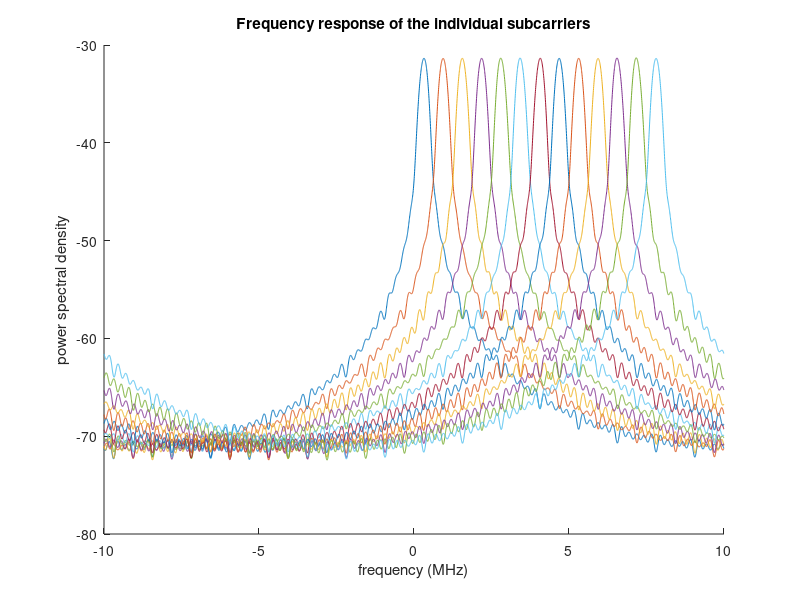

The MATLAB script that drew this image:
%%%%%%%%%%%%%%%%%%%%%%%%%%%%%%%%%%%%%%%%%%%%%
% Creative Commons
% Attribution-Noncommercial 2.5 India
% You are free:
% to Share — to copy, distribute and transmit the work
% to Remix — to adapt the work
% Under the following conditions:
% Attribution. You must attribute the work in the manner 
% specified by the author or licensor (but not in any way 
% that suggests that they endorse you or your use of the work). 
% Noncommercial. You may not use this work for commercial purposes. 
% For any reuse or distribution, you must make clear to others the 
% license terms of this work. The best way to do this is with a 
% link to this web page.
% Any of the above conditions can be waived if you get permission 
% from the copyright holder.
% Nothing in this license impairs or restricts the author's moral rights.
% http://creativecommons.org/licenses/by-nc/2.5/in/
% Author	: Krishna
% Email		: krishna@dsplog.com
% Version	: 1.0
% Date		: 02 February 2008
% %%%%%%%%%%%%%%%%%%%%%%%%%%%%%%%%%%%%%%%%%%%%%%%%%%%%%%%%%%
% script for generting OFDM transmit waveform (loosely based on 
% IEEE 802.11A specifications)
%%%%%%%%%%%%%%%%%%%%%%%%%%%%%%%%%%%%%%%%%%%%%%%%%%%%%%%%%%%%
% This script is a modified version of the original script, meant for
% plotting the PSD of the different subcarriers of a OFDM system.

clear
nFFTSize = 64;
% for each symbol bits a1 to a52 are assigned to subcarrier 
% index [-26 to -1 1 to 26] 
subcarrierIndex = [-26:-1 1:26];
nBit = 2500; 
ip = rand(1,nBit) > 0.5; % generating 1's and 0's
%ip = ones(1,nBit);
nBitPerSymbol = 52;
nSymbol = ceil(nBit/nBitPerSymbol);
% BPSK modulation
% bit0 --> -1
% bit1 --> +1
ipMod = 2*ip - 1; 
ipMod = [ipMod zeros(1,nBitPerSymbol*nSymbol-nBit)];
ipMod = reshape(ipMod,nSymbol,nBitPerSymbol);

fsMHz = 20;
figure;
hold on;


% Select carrier to be displayed
for CNo = 2:2:26
    fselect = zeros(1,nFFTSize);
    fselect(1,CNo)=1;
    st = zeros(1,3920); % empty vector
    for ii = 1:nSymbol
    inputiFFT = zeros(1,nFFTSize);
    % assigning bits a1 to a52 to subcarriers [-26 to -1, 1 to 26]
    inputiFFT(subcarrierIndex+nFFTSize/2+1) = ipMod(ii,:);
    %  shift subcarriers at indices [-26 to -1] to fft input indices [38 to 63]
    inputiFFT = fftshift(inputiFFT);
    inputiFFT = inputiFFT .* fselect;
    outputiFFT = ifft(inputiFFT,nFFTSize);
    % adding cyclic prefix of 16 samples 
    outputiFFT_with_CP = [outputiFFT(49:64) outputiFFT];
    st((ii-1)*80+1:ii*80) = outputiFFT_with_CP; 
    end
    [Pxx,W] = pwelch(st,[],[],4096,20); 
    plot((-2048:2047)*fsMHz/4096,10*log10(fftshift(Pxx)));
end
xlabel('frequency (MHz)')
ylabel('power spectral density')
title(sprintf('Frequency response of the individual subcarriers'));
